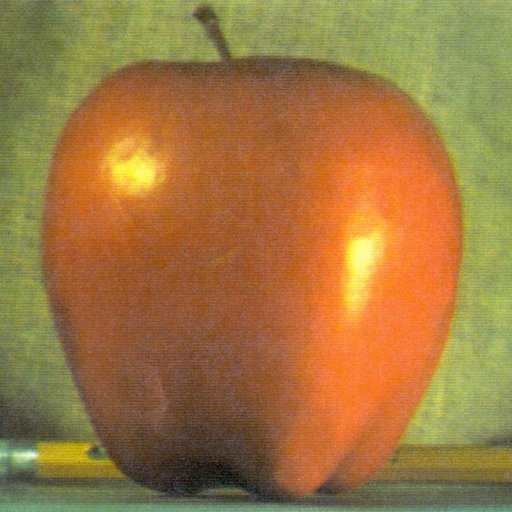
//> input picture image_fusion/input/input1.jpg, 512 x 512 px
$ ./1 ../input/input1.jpg ../input/input2.jpg ../input/input2.jpg out.png   (built with g++ and OpenCV 4)
//> lines starting //> are read from the running program, lines starting //| are printed output that depends on the picture
### ltm/Two-scale-Tone-Management-for-Photographic-Look/poisson_fft.hpp
#include <opencv2/opencv.hpp>
#include <opencv2/core/core.hpp>
#include <opencv2/opencv.hpp>
#include <opencv2/core/core.hpp>
#include <opencv2/highgui/highgui.hpp>
#include <math.h>
#include <string.h>
#include <stdio.h>
#include <errno.h>
#include <dirent.h>
#include <unistd.h>
#include <vector>

using namespace cv;
using namespace std;

class MyPoissonFusionTest {
	public:
		MyPoissonFusionTest();
		~MyPoissonFusionTest();

		Mat Run(Mat src, Mat patchGradientX, Mat patchGradientY);

	protected:
		void initVariables(Mat destination, vector<float> &filter_X, vector<float> &filter_Y);
		void computeDerivatives(vector<Mat> src_arr, vector<Mat> &patchGradientX, vector<Mat> &patchGradientY);
		Mat poisson(Mat destination, Mat patchGradientX, Mat patchGradientY);
		void dst(const cv::Mat& src, cv::Mat& dest, bool invert = false);
		void solve(Mat &img, Mat& mod_diff, Mat &result);

		Mat poissonSolver(Mat img, Mat gxx, Mat gyy);
		void computeLaplacianX(Mat img, Mat &gxx);
		void computeLaplacianY(Mat img, Mat &gyy);

	private:
		Mat destinationGradientX, destinationGradientY;
};

### ltm/Two-scale-Tone-Management-for-Photographic-Look/poisson_fft.cpp
#include "poisson_fft.hpp"

MyPoissonFusionTest::MyPoissonFusionTest() {
}

MyPoissonFusionTest::~MyPoissonFusionTest() {
}

// [152 lines left out: functions computeLaplacianX, computeLaplacianY, dst, solve, poissonSolver, initVariables and 2 more, not called in this run]

### image_fusion/poisson_fft/1.cpp
#include <opencv2/opencv.hpp>
#include <opencv2/core/core.hpp>
#include <opencv2/highgui/highgui.hpp>
#include <math.h>
#include <stdio.h>
#include <stdlib.h>
#include <cstdio>
#include <cstdlib>
#include <opencv2/imgproc/imgproc.hpp>
#include <opencv2/ximgproc.hpp>
#include <stdio.h>
#include "poisson_fft.hpp"

using namespace cv;
using namespace std;

int main(int argc, char* argv[]) {
    Mat src1 = imread(argv[1]);
//> src1 is the input picture: 512 rows x 512 cols, CV_8UC3; mean B, G, R 64.8, 119.7, 159.1
    Mat src2 = imread(argv[2]);
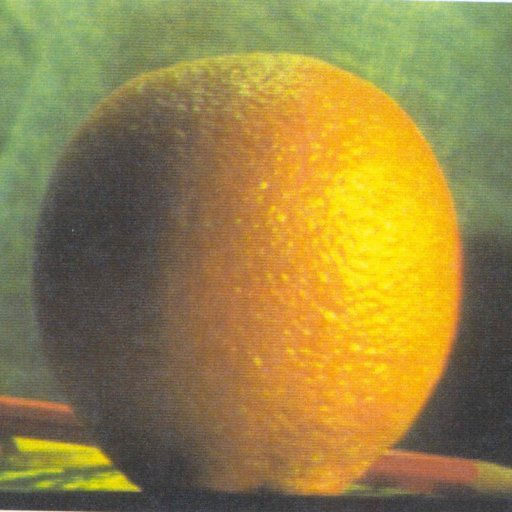
//> input picture image_fusion/input/input2.jpg, 512 x 512 px
//> src2 is the input picture: 512 rows x 512 cols, CV_8UC3; mean B, G, R 69.2, 131.8, 150.2
    Mat mask = imread(argv[3], 0);
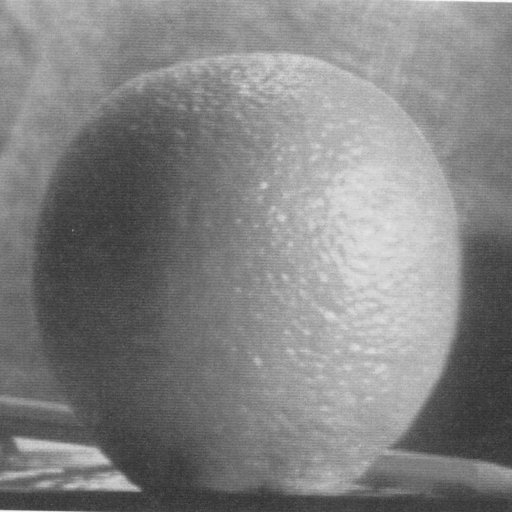
//> mask: 512 rows x 512 cols, CV_8UC1; min 44, max 253, mean 130.2

	vector<Mat> channels1, channels2;
	split(src1, channels1);
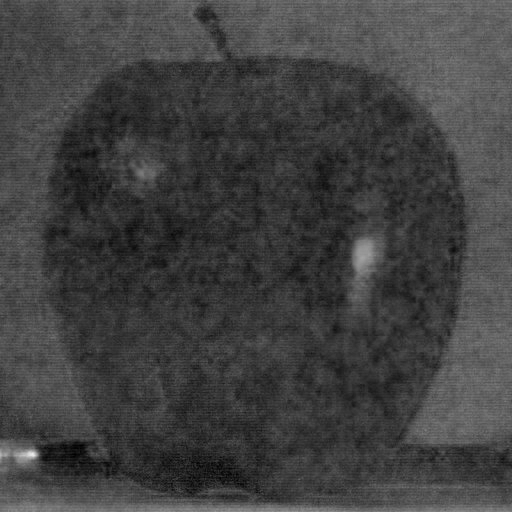
//> channels1[0]: 512 rows x 512 cols, CV_8UC1; min 0, max 236, mean 64.8
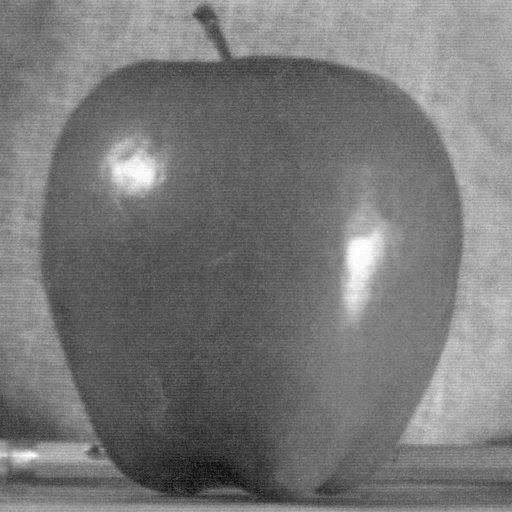
//> channels1[1]: 512 rows x 512 cols, CV_8UC1; min 7, max 255, mean 119.7
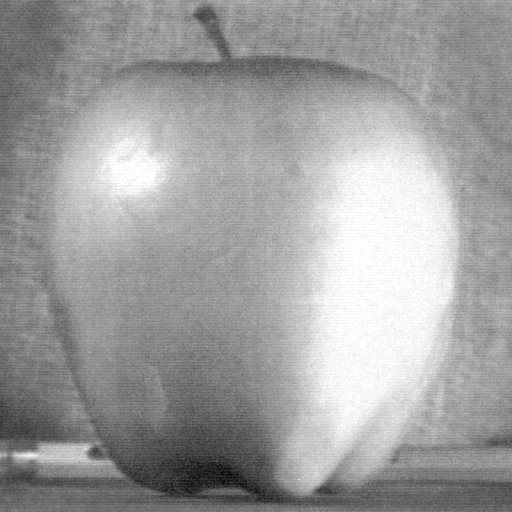
//> channels1[2]: 512 rows x 512 cols, CV_8UC1; min 8, max 255, mean 159.1
	split(src2, channels2);
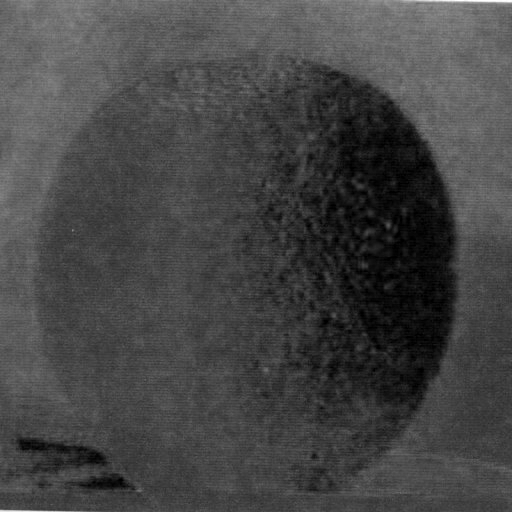
//> channels2[0]: 512 rows x 512 cols, CV_8UC1; min 0, max 255, mean 69.2
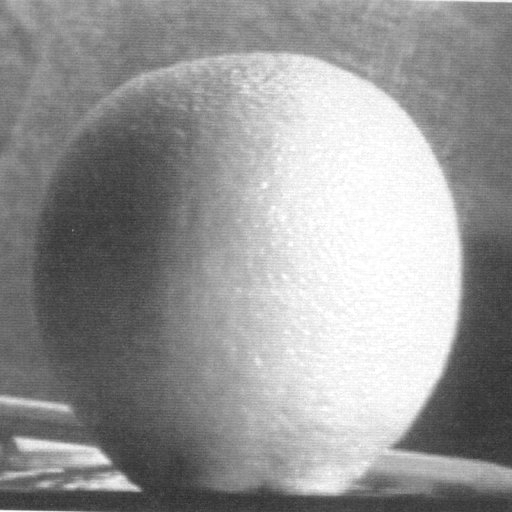
//> channels2[2]: 512 rows x 512 cols, CV_8UC1; min 44, max 255, mean 150.2

	for(int i=0; i<src1.channels(); i++) {
		MyPoissonFusionTest *my_poisson_fusion_test = new MyPoissonFusionTest();

		vector<Mat> src_arr, mask_arr;
		src_arr.push_back(channels1[i]);
		src_arr.push_back(channels2[i]);
		mask_arr.push_back(mask);
		mask_arr.push_back(255-mask);
//> (the run ends here: the program needs code that is not available in this run, at `channels1[i] = my_poisson_fusion_test->run(src_arr, mask_arr);`)
